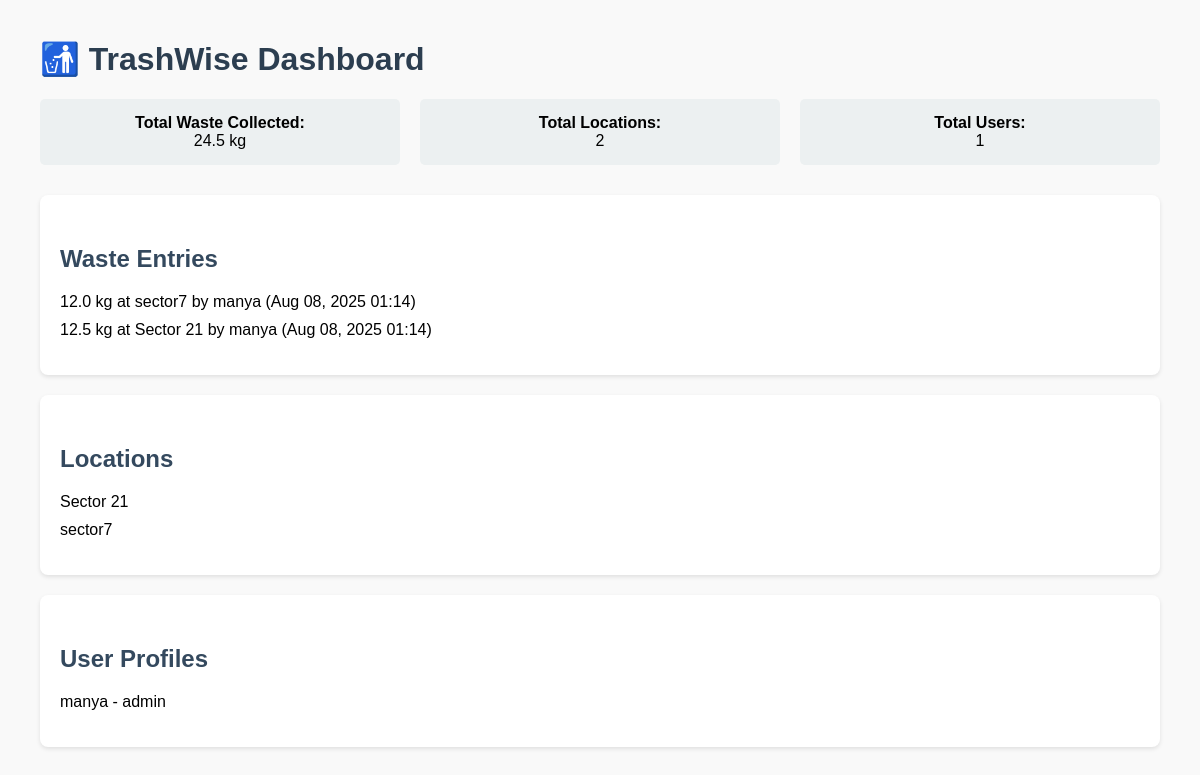
The app's page / (signed in) with its own data.
### tracking/models.py (models this page shows, shortened)
class WasteEntry(models.Model):
    location = models.ForeignKey(Location, on_delete=models.CASCADE)
    added_by = models.ForeignKey(User, on_delete=models.CASCADE)
    quantity_kg = models.FloatField()
    timestamp = models.DateTimeField(auto_now_add=True)
    class Meta:
        verbose_name_plural = "Waste Entries"

class Location(models.Model):
    name = models.CharField(max_length=100)
    def __str__(self):
        return self.name

class UserProfile(models.Model):
    user = models.OneToOneField(User, on_delete=models.CASCADE)
    role = models.CharField(max_length=20, choices=ROLE_CHOICES)

### tracking/views.py (the view)
# urls.py: path('', views.dashboard, name='dashboard'),           # root URL
@login_required
def dashboard(request):
    waste_entries = WasteEntry.objects.all().order_by('-timestamp')
    locations = Location.objects.all()
    users = UserProfile.objects.all()
    total_waste = WasteEntry.objects.aggregate(Sum('quantity_kg'))['quantity_kg__sum'] or 0
    total_locations = locations.count()
    total_users = users.count()
    context = {
        'waste_entries': waste_entries,
        'locations': locations,
        'users': users,
        'total_waste': total_waste,
        'total_locations': total_locations,
        'total_users': total_users,
    }
    return render(request, 'tracking/dashboard.html', context)

### tracking/templates/tracking/dashboard.html (shortened to what this page needs)
<!DOCTYPE html>
<html lang="en">
<head>
</head>
<body>
    <h1>🚮 TrashWise Dashboard</h1>
    <div class="summary">
        <div><strong>Total Waste Collected:</strong><br>{{ total_waste }} kg</div>
        <div><strong>Total Locations:</strong><br>{{ total_locations }}</div>
        <div><strong>Total Users:</strong><br>{{ total_users }}</div>
    </div>
    <div class="card">
        <h2 class="section-title">Waste Entries</h2>
        <ul>
            {% for entry in waste_entries %}
                <li>{{ entry.quantity_kg }} kg at {{ entry.location }} by {{ entry.added_by.username }} ({{ entry.timestamp|date:"M d, Y H:i" }})</li>
            {% empty %}
                <li>No waste entries yet.</li>
            {% endfor %}
        </ul>
    </div>
    <div class="card">
        <h2 class="section-title">Locations</h2>
        <ul>
            {% for loc in locations %}
                <li>{{ loc.name }}</li>
            {% empty %}
                <li>No locations yet.</li>
            {% endfor %}
        </ul>
    </div>
    <div class="card">
        <h2 class="section-title">User Profiles</h2>
        <ul>
            {% for user in users %}
                <li>{{ user.user.username }} - {{ user.role }}</li>
            {% empty %}
                <li>No users yet.</li>
            {% endfor %}
        </ul>
    </div>
</body>
</html>

### tracking/templates/tracking/dashboard.html (style rules this page uses)
body { font-family: Arial, sans-serif; margin: 40px; background: #f9f9f9; }
h1 { color: #2c3e50; }
.card { background: white; padding: 20px; margin-bottom: 20px; border-radius: 8px; box-shadow: 0 2px 4px rgba(0,0,0,0.1); }
.summary { display: flex; gap: 20px; margin-bottom: 30px; }
.summary div { background: #ecf0f1; padding: 15px; border-radius: 5px; flex: 1; text-align: center; }
ul { list-style-type: none; padding: 0; }
li { margin-bottom: 10px; }
.section-title { color: #34495e; margin-top: 30px; }

### records on screen
WasteEntry: quantity_kg "12.0", location "sector7", added_by.username "manya", timestamp "Aug 08, 2025 01:14"
WasteEntry: quantity_kg "12.5", location "Sector 21", added_by.username "manya", timestamp "Aug 08, 2025 01:14"
Location: name "Sector 21"
Location: name "sector7"
UserProfile: user.username "manya", role "admin"

### other values on screen
{{ total_waste }} "24.5"
{{ total_locations }} "2"
{{ total_users }} "1"
